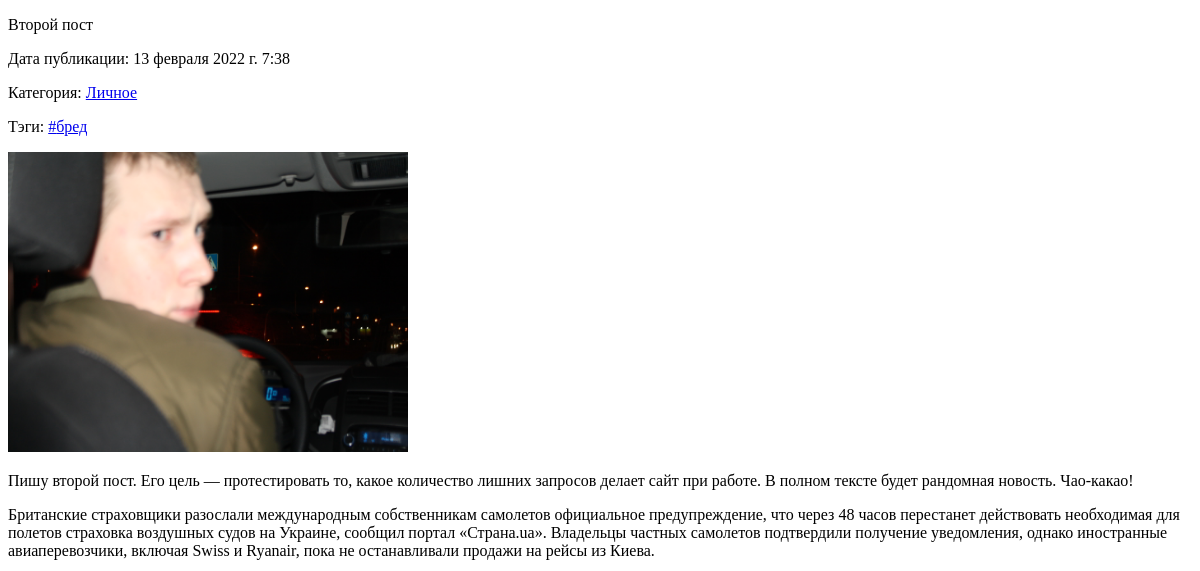
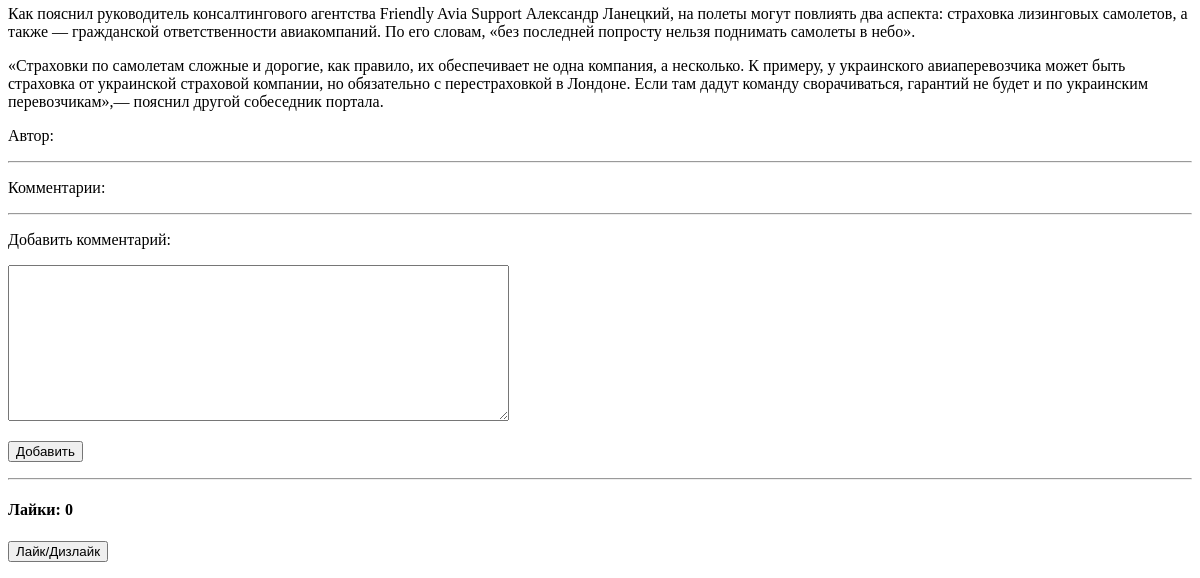
Before: /personal/second_post with the older database file (2 pictures, top to bottom).
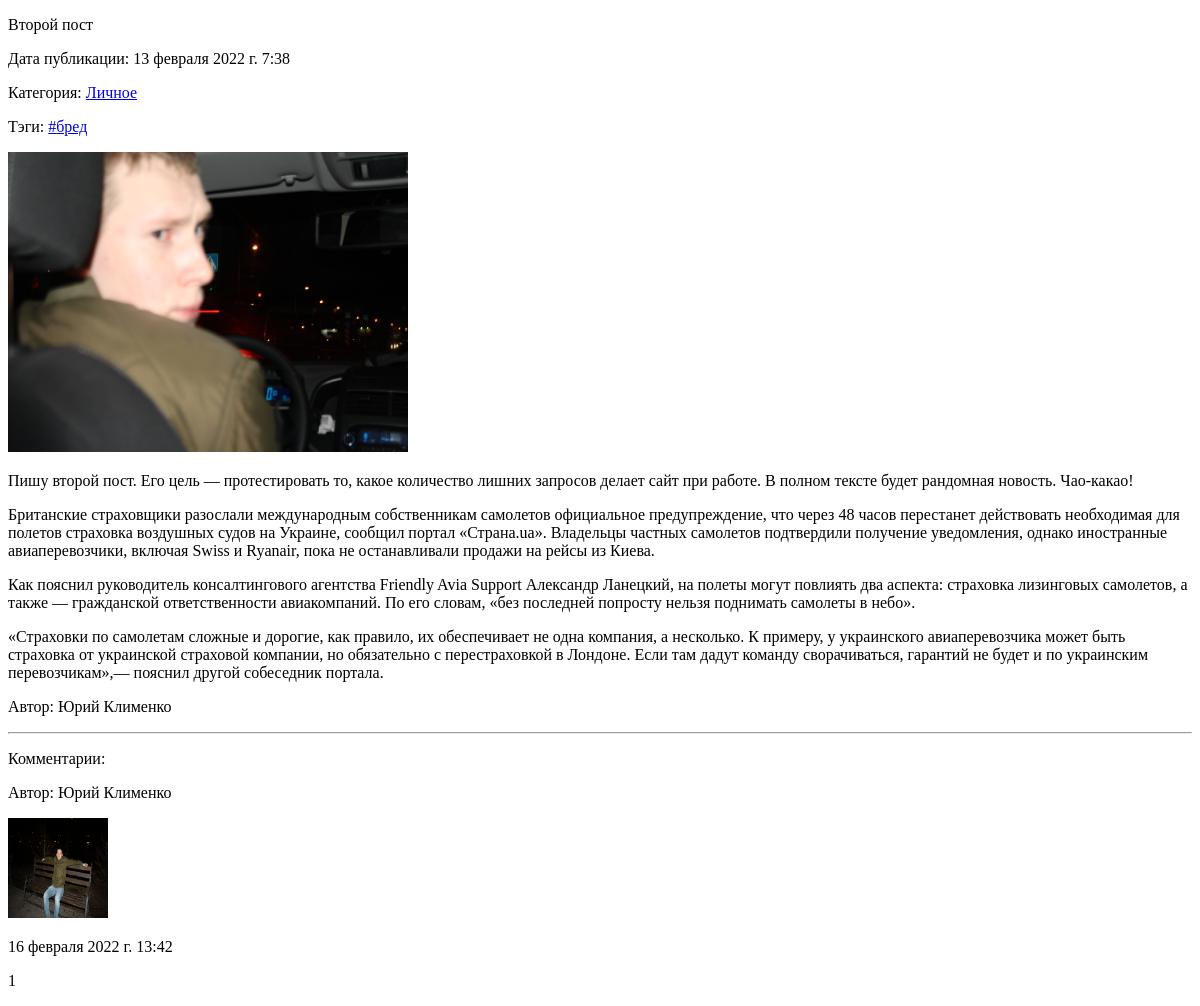
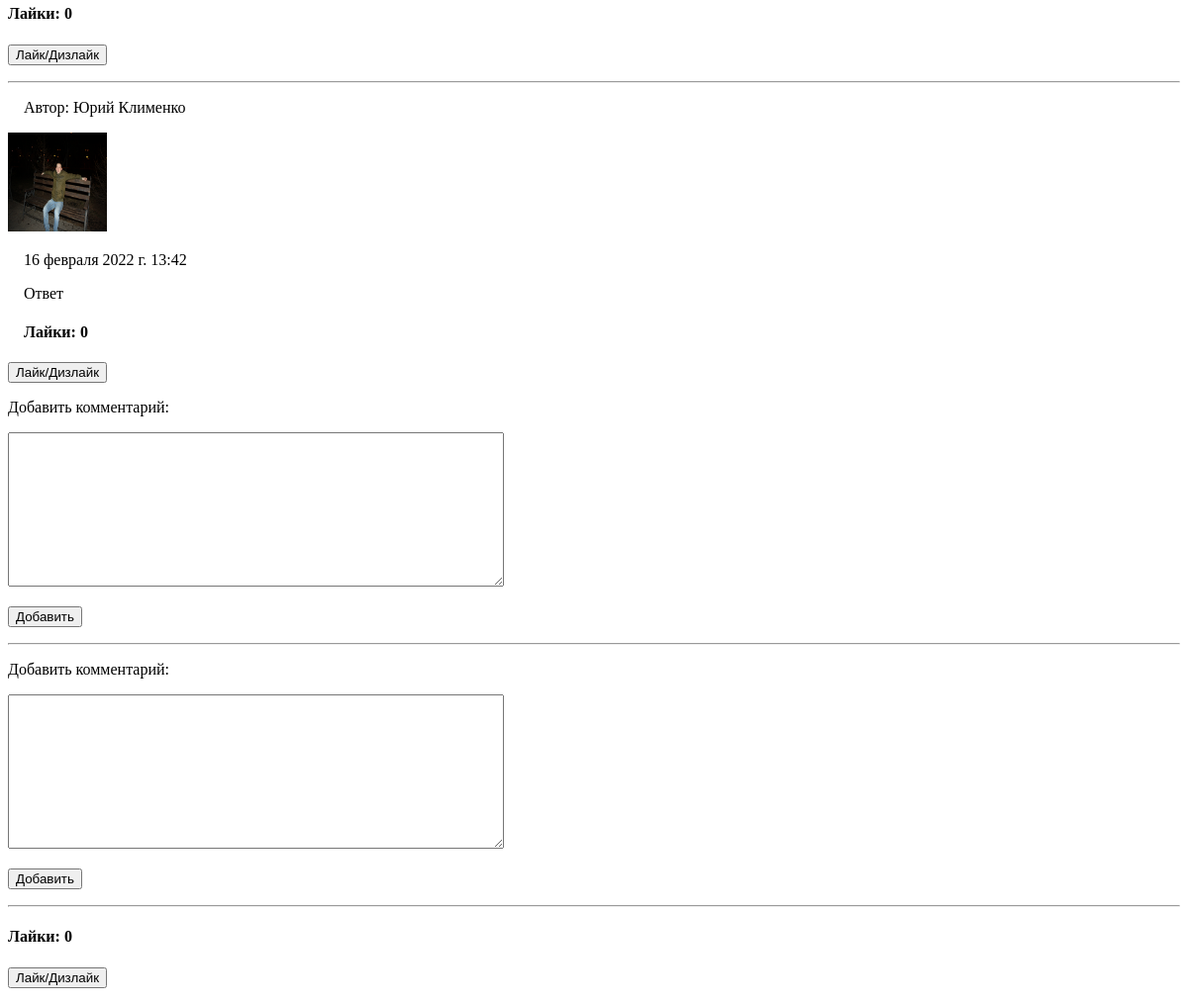
After: the same page with the newer database file (2 pictures, top to bottom).
### blog/models.py (models this page shows, shortened)
class Post(models.Model):
    author = models.ForeignKey(User, on_delete=models.SET('Неизвестный автор'))
    title = models.CharField(max_length = 100, unique = True, verbose_name='Заголовок')
    slug = models.SlugField(max_length = 100, unique = True)
    image = models.ImageField(upload_to='images/%Y/%m/%d/', null=True, blank=True, verbose_name='Изображение')
    category = models.ForeignKey(
        'Category',
        on_delete=models.CASCADE,
        verbose_name='Категория',
    )
    tags = models.ManyToManyField('Tag', blank = True, related_name='posts', verbose_name = 'Теги',)
    preview_text = models.TextField(max_length = 200, verbose_name='Превью')
    text = models.TextField(max_length = 5000, verbose_name='Текст')
    date_pub = models.DateTimeField(auto_now_add=True, verbose_name='Дата публикации')
    likes = models.ManyToManyField(User, blank = True, related_name='posts', verbose_name = 'Лайки')
    is_published = models.BooleanField("Опубликовано", null=True, blank=True)
    def get_absolute_url(self):
        return reverse('post', kwargs={'category_slug': self.category.slug, 'post_slug': self.slug})
    class Meta:
        verbose_name = 'Пост'
        verbose_name_plural = 'Посты'
        ordering = ('-date_pub',)

class Category(models.Model):
    name = models.CharField(max_length = 50, verbose_name='Наименование')
    slug = models.SlugField(max_length = 50)
    def __str__(self):
        return self.name
    class Meta:
        verbose_name = 'Категория'
        verbose_name_plural = 'Категории'

class Tag(models.Model):
    name = models.CharField(max_length = 50, verbose_name='Тэг')
    slug = models.SlugField(max_length = 50)
    def __str__(self):
        return self.name
    class Meta:
        verbose_name = 'Тэг'
        verbose_name_plural = 'Тэги'

class User(AbstractUser):
    avatar = models.ImageField(upload_to='images/avatar/%Y/%m/%d/', blank=True, verbose_name='Аватар', default='images/avatar/default.bmp')
    email = models.EmailField('E-mail', unique=True)

class Comment(models.Model):
    author = models.ForeignKey(User, on_delete=models.SET_NULL, null=True)
    text = models.TextField(max_length = 300, verbose_name='Комментарий')
    date_pub = models.DateTimeField(auto_now_add=True, verbose_name='Дата публикации')
    post = models.ForeignKey(
                             'Post',
                             on_delete=models.CASCADE,
                             verbose_name='Комментируемое сообщение',
                             related_name = 'comments',
    )
    parent = models.ForeignKey('Comment', on_delete=models.CASCADE, null=True, blank=True, related_name='children')
    likes = models.ManyToManyField(User, blank = True, related_name='comments', verbose_name = 'Лайки')
    class Meta:
        verbose_name = 'Комментарий'
        verbose_name_plural = 'Комментарии'
        ordering = ('-date_pub',)

### blog/views.py (the view, shortened to what this page needs)
# urls.py: path('<slug:category_slug>/<slug:post_slug>', ShowPost.as_view(), name='post'),
class ShowPost(FormMixin, DetailView):
    model = Post
    template_name = 'blog/post_detail.html'
    context_object_name = 'post'
    slug_url_kwarg = 'post_slug'
    form_class = AddCommentForm
    def get_queryset(self):
        return Post.objects.filter(
                                   slug=self.kwargs['post_slug']
                                   ).select_related('author', 'category')
    def get_context_data(self, **kwargs):
        context = super().get_context_data(**kwargs)
        defer_list = ['author__date_joined', 'author__is_active',
                      'author__is_staff', 'author__is_superuser',
                      'author__password', 'author__username',
                      'author__email','author__last_login']
        comments = Comment.objects.filter(
                                          parent__isnull = True
                                          ).filter(post_id = self.object.pk
                                          ).annotate(likes_count=Count('likes')
                                          ).select_related('author'
                                          ).prefetch_related(
                                                             Prefetch(
                                                             'children',
                                                             Comment.objects.annotate(likes_count=Count('likes')
                                                             ).select_related('author'
                                                             ).defer(*defer_list))
                                          ).order_by('-date_pub'
                                          ).defer(*defer_list)
        context['comments'] = comments
        return context
    def post(self, request, *args, **kwargs):
        self.object = self.get_object()
        form = self.get_form()
        like = request.POST.get('like', None)
        if like:
            if like == 'post':
                if Post.likes.through.objects.filter(user_id=request.user.id, post_id=self.object.pk):
                    Post.objects.get(pk=self.object.pk).likes.remove(self.request.user.id)
                else:
                     Post.objects.get(pk=self.object.pk).likes.add(self.request.user.id)
                return super().form_valid(form)
            else:
                if Comment.likes.through.objects.filter(user_id=request.user.id, comment_id=like):
                    Comment.objects.get(pk=like).likes.remove(self.request.user.id)
                else:
                     Comment.objects.get(pk=like).likes.add(self.request.user.id)
                return super().form_valid(form)
        else:
            if form.is_valid():
                form = form.save(commit = False)
                if request.user.is_authenticated:
                    form.author_id = self.request.user.id
                form.post_id = self.object.pk
                if request.POST['parent'] != 'None':
                    form.parent_id = request.POST['parent']
                form.save()
                return super().form_valid(form)

### blog/forms.py
class AddCommentForm(forms.ModelForm):
    class Meta:
        model = Comment
        fields = ['text']
        widgets={
            'text': forms.Textarea(attrs={'cols': 60, 'rows': 10}),
                }

### blog/templates/blog/post_detail.html (shortened to what this page needs)
<!DOCTYPE html>
<html>
<head>
</head>
<body>
<p>{{post.title}}</p>
<p>Дата публикации: {{post.date_pub}}</p>
<p>Категория: <a href="{% url 'category' post.category.slug %}"> {{post.category}}</a></p>
<p>Тэги: {% for tag in post.tags.all %}<a href="{% url 'tag' tag.slug %}"> #{{ tag }}</a> {% endfor %}</p>
{% if post.image %}
<img width="400" height="300" src="{{ post.image.url }}"> </img>
{% endif %}
<p>{{post.preview_text|linebreaks}}</p>
<p>{{post.text|linebreaks}}</p>
<p>Автор: {{post.author.first_name}} {{post.author.last_name}}</p>
<hr>
<p>Комментарии:</p>{% for comment in comments %}
    {% if comment.author.first_name %}
    <p>Автор: {{comment.author.first_name}} {{comment.author.last_name}}</p>
    {% else %}
    <p>Автор: Гость</p>
    {% endif %}
    <img width="100" height="100" src="{{comment.author.avatar.url}}"></img>
    <p>{{ comment.date_pub }}</p>
    <p>{{ comment.text }}</p>
    <h4>Лайки: {{comment.likes_count}}</h4>
    <form action="{{post.get_absolute_url}}"  method="post">
    <p> <button type="submit" name="like" value="{{comment.id}}">Лайк/Дизлайк</button> </p>
    </form>
    <hr>
        {% for child_comment in comment.children.all %}
        {% if child_comment.author.first_name %}
        <p>&nbsp;&nbsp;&nbsp;&nbsp;Автор: {{child_comment.author.first_name}} {{child_comment.author.last_name}}</p>
        {% else %}
        <p>&nbsp;&nbsp;&nbsp;&nbsp;Автор: Гость</p>
        {% endif %}
        <img width="100" height="100" src="{{child_comment.author.avatar.url}}"></img>
        <p>&nbsp;&nbsp;&nbsp;&nbsp;{{ child_comment.date_pub }}</p>
        <p>&nbsp;&nbsp;&nbsp;&nbsp;{{ child_comment.text }}</p>
        <h4>&nbsp;&nbsp;&nbsp;&nbsp;Лайки: {{child_comment.likes_count}}</h4>
        <form action="{{post.get_absolute_url}}"  method="post">
        <p> <button type="submit" name="like" value="{{child_comment.id}}">Лайк/Дизлайк</button> </p>
        </form>
        {% endfor %}
        <p>Добавить комментарий:</p>
        <form action="" method="post">
        {{ form.text }}
        <p> <button type="submit" name="parent" value="{{comment.pk}}">Добавить</button> </p>
        </form>
{% endfor %}
<hr>
<p>Добавить комментарий:</p>
<form action="" id="add_comment" method="post">
    {{ form.text }}
<p> <button type="submit" name="parent" value="None">Добавить</button> </p>
    <hr>
<h4>Лайки: {{post.likes.count}}</h4>
</form>
<form action="{{post.get_absolute_url}}"  method="post">
<p> <button type="submit" name="like" value="post">Лайк/Дизлайк</button> </p>
</form>
</body>
</html>

Changed rows visible on the page:
changed Post "Второй пост": author.first_name (not shown) → "Юрий"; author.last_name (not shown) → "Клименко"
added Comment: author.first_name "Юрий", author.last_name "Клименко", author.avatar (picture), date_pub "16 февраля 2022 г. 13:42", text "1", likes_count "0", {{ comment.id }} 18 (drawn), {{ comment.pk }} 18 (drawn)
added Comment: author.first_name "Юрий", author.last_name "Клименко", author.avatar (picture), date_pub "16 февраля 2022 г. 13:42", text "Ответ", likes_count "0", {{ child_comment.id }} 19 (drawn)
